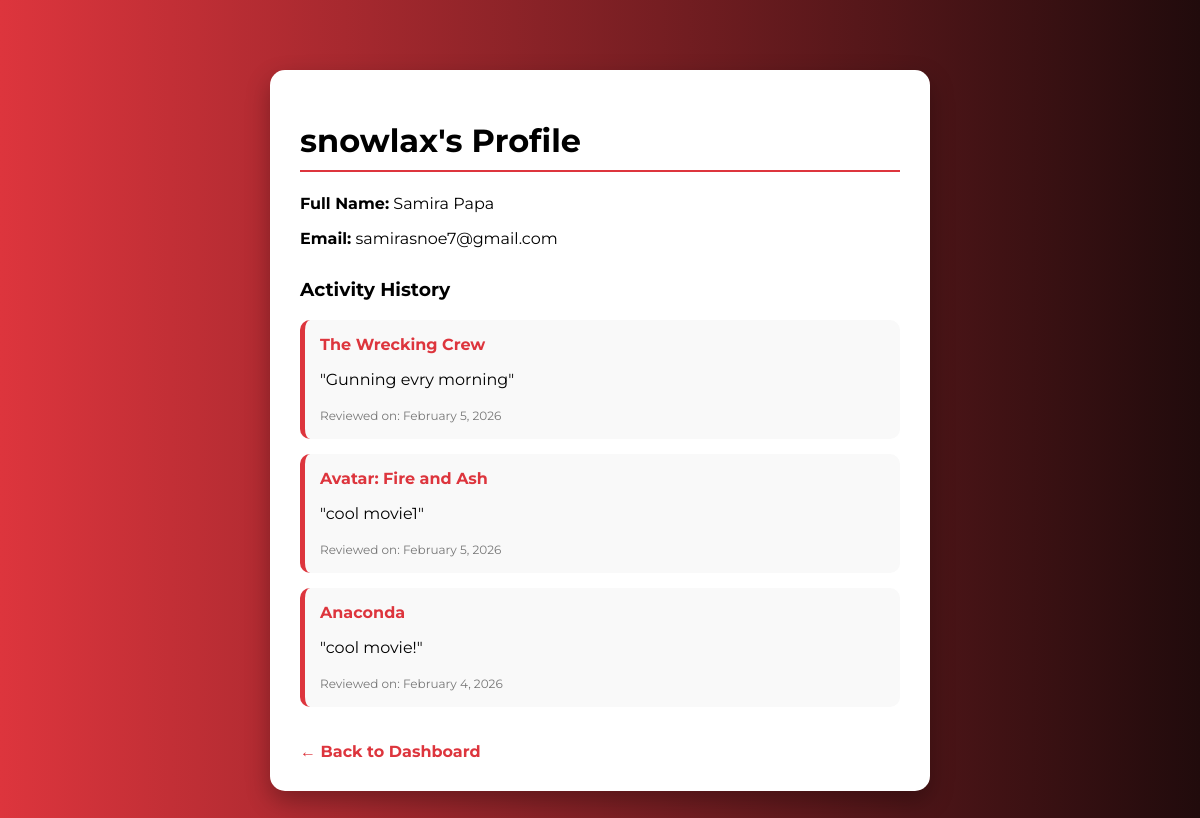
The page /profile.php (signed in) on the database its author committed.
### tables this page shows
CREATE TABLE `users` (
  `id` int(11) NOT NULL,
  `username` varchar(50) NOT NULL,
  `name` varchar(100) NOT NULL,
  `email` varchar(150) NOT NULL,
  `password` varchar(255) NOT NULL,
  `created_at` timestamp NOT NULL DEFAULT current_timestamp()
);

CREATE TABLE `tbl_movie_review` (
  `id` int(11) NOT NULL,
  `user_id` int(11) NOT NULL,
  `movie_id` int(11) NOT NULL,
  `movie_title` varchar(255) DEFAULT NULL,
  `review` text NOT NULL,
  `created_at` timestamp NOT NULL DEFAULT current_timestamp(),
  `rating` tinyint(4) NOT NULL DEFAULT 5
);

### profile.php (the view, shortened to what this page needs)
<?php
include "db.php";
$profile_id = isset($_GET['id']) ? $_GET['id'] : $_SESSION['user_id'];
$is_owner = ($_SESSION['user_id'] == $profile_id);
$stmt = $conn->prepare("SELECT username, name, email FROM users WHERE id = ?");
$stmt->bind_param("i", $profile_id);
$stmt->execute();
$user = $stmt->get_result()->fetch_assoc();
$display_name = $is_owner ? $user['name'] : "Private User";
$display_email = $is_owner ? $user['email'] : "********@email.com";
$activity_stmt = $conn->prepare("SELECT movie_title, review, created_at FROM tbl_movie_review WHERE user_id = ? ORDER BY created_at DESC");
$activity_stmt->bind_param("i", $profile_id);
$activity_stmt->execute();
$activities = $activity_stmt->get_result();
?>
<!DOCTYPE html>
<html lang="en">
<head>
</head>
<body>
    <div class="container">
        <h1><?= htmlspecialchars($user['username']); ?>'s Profile</h1>
        <div class="info">
            <p><strong>Full Name:</strong> <?= htmlspecialchars($display_name); ?></p>
            <p><strong>Email:</strong> <?= htmlspecialchars($display_email); ?></p>
        </div>
        <h3>Activity History</h3>
        <?php if($activities->num_rows > 0): ?>
            <?php while($row = $activities->fetch_assoc()): ?>
                <div class="activity-item">
                    <h4><?= htmlspecialchars($row['movie_title']); ?></h4>
                    <p>"<?= htmlspecialchars($row['review']); ?>"</p>
                    <span class="date">Reviewed on: <?= date('F j, Y', strtotime($row['created_at'])); ?></span>
                </div>
            <?php endwhile; ?>
        <?php else: ?>
            <p>No activity yet.</p>
        <?php endif; ?>
        <a href="dashboard.php" class="back-btn">← Back to Dashboard</a>
    </div>
</body>
</html>

### profile.php (style rules this page uses)
body { font-family: 'Montserrat', sans-serif; background: linear-gradient(to right, #dd353d, #210b0c); color: #fff; margin: 0; padding: 20px; }
.container { background: #fff; color: #000; max-width: 600px; margin: 50px auto; padding: 30px; border-radius: 15px; box-shadow: 0 10px 25px rgba(0,0,0,0.3); }
h1 { border-bottom: 2px solid #dd353d; padding-bottom: 10px; }
.info { margin-bottom: 30px; }
.activity-item { background: #f9f9f9; padding: 15px; border-radius: 10px; margin-bottom: 15px; border-left: 5px solid #dd353d; }
.activity-item h4 { margin: 0 0 5px 0; color: #dd353d; }
.date { font-size: 12px; color: #777; }
.back-btn { display: inline-block; margin-top: 20px; text-decoration: none; color: #dd353d; font-weight: bold; }

### rows shown on the page
users: username "snowlax", name "Samira Papa", email "samirasnoe7@gmail.com"
tbl_movie_review: movie_title "The Wrecking Crew", review "Gunning evry morning", created_at "February 5, 2026"
tbl_movie_review: movie_title "Avatar: Fire and Ash", review "cool movie1", created_at "February 5, 2026"
tbl_movie_review: movie_title "Anaconda", review "cool movie!", created_at "February 4, 2026"
